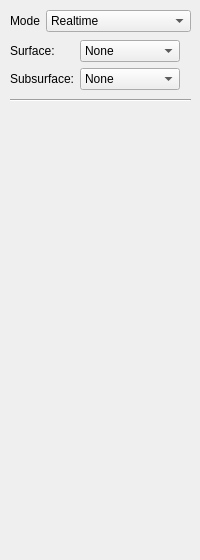
      <widget class="QWidget" name="renderingTab">
       <property name="sizePolicy">
        <sizepolicy hsizetype="Preferred" vsizetype="Expanding">
         <horstretch>0</horstretch>
         <verstretch>0</verstretch>
        </sizepolicy>
       </property>
       <attribute name="title">
        <string>Rendering</string>
       </attribute>
       <widget class="QWidget" name="widget" native="true">
        <property name="geometry">
         <rect>
          <x>10</x>
          <y>10</y>
          <width>181</width>
          <height>541</height>
         </rect>
        </property>
        <widget class="Line" name="line_2">
         <property name="geometry">
          <rect>
           <x>0</x>
           <y>80</y>
           <width>181</width>
           <height>20</height>
          </rect>
         </property>
         <property name="orientation">
          <enum>Qt::Horizontal</enum>
         </property>
        </widget>
        <widget class="QWidget" name="verticalLayoutWidget">
         <property name="geometry">
          <rect>
           <x>0</x>
           <y>100</y>
           <width>181</width>
           <height>441</height>
          </rect>
         </property>
         <layout class="QVBoxLayout" name="materialSettingsLayout"/>
        </widget>
        <widget class="QWidget" name="formLayoutWidget_5">
         <property name="geometry">
          <rect>
           <x>0</x>
           <y>0</y>
           <width>181</width>
           <height>22</height>
          </rect>
         </property>
         <layout class="QFormLayout" name="formLayout_6">
          <item row="0" column="0">
           <widget class="QLabel" name="renderModeLabel">
            <property name="text">
             <string>Mode</string>
            </property>
           </widget>
          </item>
          <item row="0" column="1">
           <widget class="QComboBox" name="renderModeComboBox">
            <item>
             <property name="text">
              <string>Realtime</string>
             </property>
            </item>
            <item>
             <property name="text">
              <string>Offline</string>
             </property>
            </item>
           </widget>
          </item>
         </layout>
        </widget>
        <widget class="QWidget" name="offlineRenderWidget" native="true">
         <property name="geometry">
          <rect>
           <x>0</x>
           <y>30</y>
           <width>181</width>
           <height>51</height>
          </rect>
         </property>
         <widget class="QWidget" name="layoutWidget">
          <property name="geometry">
           <rect>
            <x>0</x>
            <y>0</y>
            <width>181</width>
            <height>51</height>
           </rect>
          </property>
          <layout class="QFormLayout" name="formLayout_4">
           <property name="fieldGrowthPolicy">
            <enum>QFormLayout::AllNonFixedFieldsGrow</enum>
           </property>
           <property name="formAlignment">
            <set>Qt::AlignLeading|Qt::AlignLeft|Qt::AlignTop</set>
           </property>
           <item row="0" column="0">
            <widget class="QLabel" name="surfaceLabel">
             <property name="text">
              <string>Surface:</string>
             </property>
             <property name="buddy">
              <cstring>surfaceComboBox</cstring>
             </property>
            </widget>
           </item>
           <item row="0" column="1">
            <widget class="QComboBox" name="surfaceComboBox">
             <property name="enabled">
              <bool>true</bool>
             </property>
             <property name="sizePolicy">
              <sizepolicy hsizetype="Minimum" vsizetype="Fixed">
               <horstretch>0</horstretch>
               <verstretch>0</verstretch>
              </sizepolicy>
             </property>
             <property name="minimumSize">
              <size>
               <width>0</width>
               <height>0</height>
              </size>
             </property>
             <property name="maximumSize">
              <size>
               <width>100</width>
               <height>16777215</height>
              </size>
             </property>
             <property name="sizeAdjustPolicy">
              <enum>QComboBox::AdjustToContents</enum>
             </property>
             <item>
              <property name="text">
               <string>None</string>
              </property>
             </item>
             <item>
              <property name="text">
               <string>Wiscombe-Warren (Albedo)</string>
              </property>
             </item>
             <item>
              <property name="text">
               <string>Wiscombe-Warren</string>
              </property>
             </item>
             <item>
              <property name="text">
               <string>Hanrahan-Krueger</string>
              </property>
             </item>
            </widget>
           </item>
           <item row="1" column="0">
            <widget class="QLabel" name="subsurfaceLabel">
             <property name="text">
              <string>Subsurface:</string>
             </property>
            </widget>
           </item>
           <item row="1" column="1">
            <widget class="QComboBox" name="subsurfaceComboBox">
             <property name="enabled">
              <bool>true</bool>
             </property>
             <property name="sizePolicy">
              <sizepolicy hsizetype="Minimum" vsizetype="Fixed">
               <horstretch>0</horstretch>
               <verstretch>0</verstretch>
              </sizepolicy>
             </property>
             <property name="minimumSize">
              <size>
               <width>0</width>
               <height>0</height>
              </size>
             </property>
             <property name="maximumSize">
              <size>
               <width>100</width>
               <height>16777215</height>
              </size>
             </property>
             <property name="sizeAdjustPolicy">
              <enum>QComboBox::AdjustToContents</enum>
             </property>
             <item>
              <property name="text">
               <string>None</string>
              </property>
             </item>
             <item>
              <property name="text">
               <string>Isotropic Dipole</string>
              </property>
             </item>
             <item>
              <property name="text">
               <string>Isotropic Multipole</string>
              </property>
             </item>
             <item>
              <property name="text">
               <string>Anisotric Dipole</string>
              </property>
             </item>
            </widget>
           </item>
          </layout>
         </widget>
        </widget>
       </widget>
      </widget>
